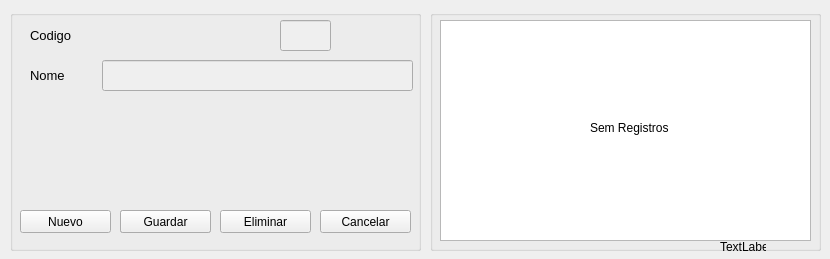
<?xml version="1.0" encoding="UTF-8"?>
<ui version="4.0">
 <class>frmciudad</class>
 <widget class="QWidget" name="frmciudad">
  <property name="geometry">
   <rect>
    <x>0</x>
    <y>0</y>
    <width>830</width>
    <height>259</height>
   </rect>
  </property>
  <property name="windowTitle">
   <string>Registro de Cidades</string>
  </property>
  <widget class="QGroupBox" name="groupBox">
   <property name="geometry">
    <rect>
     <x>10</x>
     <y>10</y>
     <width>411</width>
     <height>241</height>
    </rect>
   </property>
   <property name="title">
    <string/>
   </property>
   <widget class="QPushButton" name="btnnovo">
    <property name="geometry">
     <rect>
      <x>10</x>
      <y>200</y>
      <width>91</width>
      <height>23</height>
     </rect>
    </property>
    <property name="text">
     <string>Nuevo</string>
    </property>
   </widget>
   <widget class="QPushButton" name="btnguardar">
    <property name="geometry">
     <rect>
      <x>110</x>
      <y>200</y>
      <width>91</width>
      <height>23</height>
     </rect>
    </property>
    <property name="text">
     <string>Guardar</string>
    </property>
   </widget>
   <widget class="QPushButton" name="btneliminar">
    <property name="geometry">
     <rect>
      <x>210</x>
      <y>200</y>
      <width>91</width>
      <height>23</height>
     </rect>
    </property>
    <property name="text">
     <string>Eliminar</string>
    </property>
   </widget>
   <widget class="QPushButton" name="btneditar">
    <property name="geometry">
     <rect>
      <x>110</x>
      <y>200</y>
      <width>91</width>
      <height>23</height>
     </rect>
    </property>
    <property name="text">
     <string>Editar</string>
    </property>
   </widget>
   <widget class="QLineEdit" name="txtcod">
    <property name="enabled">
     <bool>false</bool>
    </property>
    <property name="geometry">
     <rect>
      <x>270</x>
      <y>10</y>
      <width>51</width>
      <height>31</height>
     </rect>
    </property>
    <property name="font">
     <font>
      <pointsize>10</pointsize>
     </font>
    </property>
   </widget>
   <widget class="QLineEdit" name="txtnom">
    <property name="enabled">
     <bool>false</bool>
    </property>
    <property name="geometry">
     <rect>
      <x>92</x>
      <y>50</y>
      <width>311</width>
      <height>31</height>
     </rect>
    </property>
    <property name="font">
     <font>
      <pointsize>10</pointsize>
     </font>
    </property>
   </widget>
   <widget class="QLabel" name="label">
    <property name="geometry">
     <rect>
      <x>20</x>
      <y>10</y>
      <width>81</width>
      <height>31</height>
     </rect>
    </property>
    <property name="font">
     <font>
      <pointsize>10</pointsize>
     </font>
    </property>
    <property name="text">
     <string>Codigo</string>
    </property>
   </widget>
   <widget class="QLabel" name="label_2">
    <property name="geometry">
     <rect>
      <x>20</x>
      <y>50</y>
      <width>46</width>
      <height>31</height>
     </rect>
    </property>
    <property name="font">
     <font>
      <pointsize>10</pointsize>
     </font>
    </property>
    <property name="text">
     <string>Nome</string>
    </property>
   </widget>
   <widget class="QPushButton" name="btncancelar">
    <property name="geometry">
     <rect>
      <x>310</x>
      <y>200</y>
      <width>91</width>
      <height>23</height>
     </rect>
    </property>
    <property name="text">
     <string>Cancelar</string>
    </property>
   </widget>
   <zorder>btnnovo</zorder>
   <zorder>btneliminar</zorder>
   <zorder>btneditar</zorder>
   <zorder>txtcod</zorder>
   <zorder>txtnom</zorder>
   <zorder>label</zorder>
   <zorder>label_2</zorder>
   <zorder>btncancelar</zorder>
   <zorder>btnguardar</zorder>
  </widget>
  <widget class="QGroupBox" name="groupBox_2">
   <property name="geometry">
    <rect>
     <x>430</x>
     <y>10</y>
     <width>391</width>
     <height>241</height>
    </rect>
   </property>
   <property name="title">
    <string/>
   </property>
   <widget class="QTableWidget" name="tabla">
    <property name="geometry">
     <rect>
      <x>10</x>
      <y>10</y>
      <width>371</width>
      <height>221</height>
     </rect>
    </property>
    <property name="editTriggers">
     <set>QAbstractItemView::NoEditTriggers</set>
    </property>
    <property name="selectionBehavior">
     <enum>QAbstractItemView::SelectRows</enum>
    </property>
    <attribute name="verticalHeaderVisible">
     <bool>false</bool>
    </attribute>
   </widget>
   <widget class="QLabel" name="lblsinreg">
    <property name="geometry">
     <rect>
      <x>160</x>
      <y>110</y>
      <width>91</width>
      <height>16</height>
     </rect>
    </property>
    <property name="text">
     <string>Sem Registros</string>
    </property>
   </widget>
   <widget class="QLabel" name="lblindice">
    <property name="geometry">
     <rect>
      <x>290</x>
      <y>230</y>
      <width>46</width>
      <height>13</height>
     </rect>
    </property>
    <property name="text">
     <string>TextLabel</string>
    </property>
   </widget>
  </widget>
 </widget>
 <tabstops>
  <tabstop>btnnovo</tabstop>
  <tabstop>txtnom</tabstop>
  <tabstop>btneditar</tabstop>
  <tabstop>btnguardar</tabstop>
  <tabstop>btneliminar</tabstop>
  <tabstop>btncancelar</tabstop>
  <tabstop>tabla</tabstop>
  <tabstop>txtcod</tabstop>
 </tabstops>
 <resources/>
 <connections>
  <connection>
   <sender>tabla</sender>
   <signal>cellClicked(int,int)</signal>
   <receiver>lblindice</receiver>
   <slot>setNum(int)</slot>
   <hints>
    <hint type="sourcelabel">
     <x>636</x>
     <y>148</y>
    </hint>
    <hint type="destinationlabel">
     <x>648</x>
     <y>40</y>
    </hint>
   </hints>
  </connection>
 </connections>
</ui>
